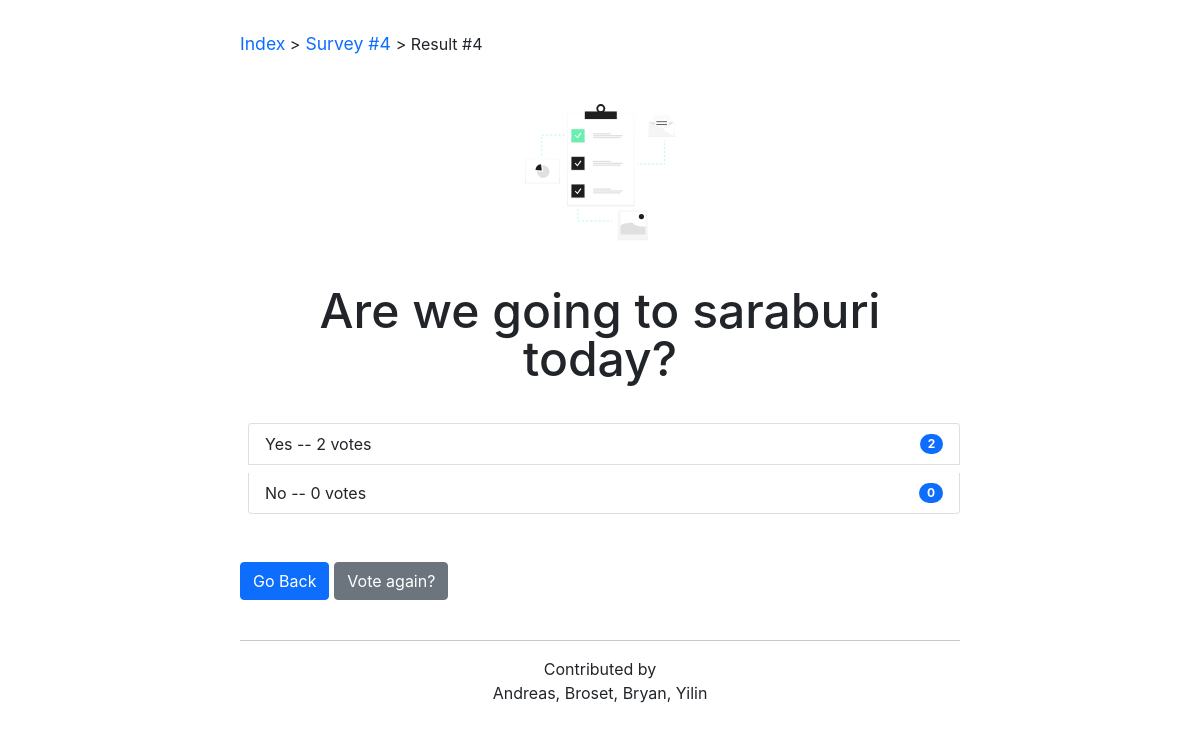
Before: /polls/4/results/ with the older database file.
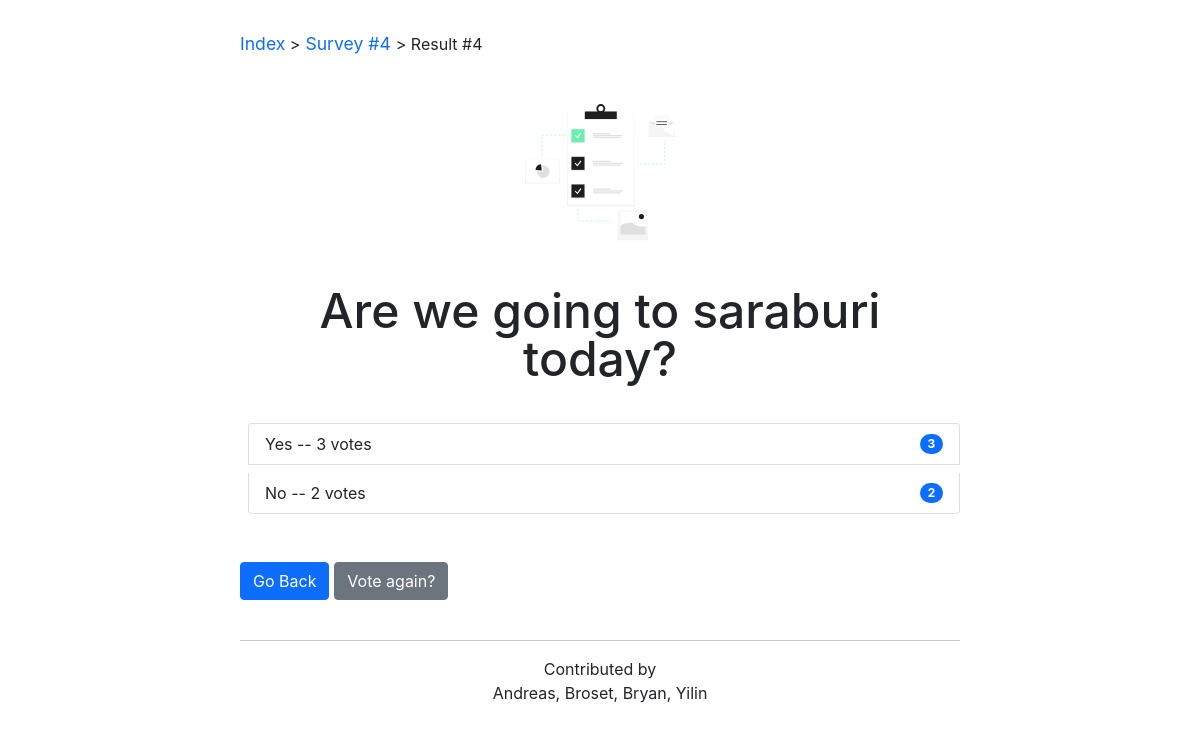
After: the same page with the newer database file.
### polls/models.py (models this page shows, shortened)
class Question(models.Model):
    question_text = models.CharField(max_length=200)
    pub_date = models.DateTimeField('date published')

class Choice(models.Model):
    question = models.ForeignKey(Question, on_delete=models.CASCADE)
    choice_text = models.CharField(max_length=200)
    votes = models.IntegerField(default=0)

### polls/views.py (the view)
# urls.py: path('<int:pk>/results/', views.ResultsView.as_view(), name='results'),
class ResultsView(generic.DetailView):
    model = Question
    template_name = 'polls/results.html'

### polls/templates/polls/results.html
{% extends "polls/base.html" %}
{% block currPage %} <a href="{% url 'polls:index' %}">Index</a> ><a href="{% url 'polls:detail' question.id %}"> Survey #{{question.id}} </a> > Result #{{question.id}}    {% endblock %}
{% block heading1%} {{question.question_text}} {% endblock %}
{% block mainbody %}
<ul class="list-group margin-top">
{% for choice in question.choice_set.all %}
<li class="list-group-item d-flex justify-content-between align-items-center">{{ choice.choice_text }} -- {{ choice.votes }}
vote{{ choice.votes|pluralize }}
<span class="badge bg-primary rounded-pill"> {{choice.votes}} </span>
</li>
{% endfor %}
</ul>
<div class="margin-top d-grid gap-2 d-md-block">
    <a href="{% url 'polls:index' %}"> <button class="btn btn-primary" type="button"> Go Back </button> </a>
    <a class="btn btn-secondary" href="{% url 'polls:detail' question.id %}">Vote
again?</a>
</div>
{% endblock %}

### polls/templates/polls/base.html (shortened to what this page needs)
<!DOCTYPE html>
<html lang="en">
  <head>
    {% load static %}
    <link
      href="https://cdn.jsdelivr.net/npm/bootstrap@5.0.0-beta2/dist/css/bootstrap.min.css"
      rel="stylesheet"
    />
    <link
      rel="stylesheet"
      type="text/css"
      href="{% static 'polls/style.css' %}"
    />
  </head>
  <body>
   <section>
    <p class="margin-bot text-grey">  {% block currPage %} Index {% endblock%}</p>
	<div class="align-center">
    <img class="margin-bot" src="{% static 'polls/images/survey.svg' %}" height="150 px" width="150 px">
    <h1>{% block heading1 %} Polls {% endblock %} </h1>
	</div>
	</section>
	<section>
    {% block mainbody %} {% endblock %}
  </section>
	<section class="margin-top">
      <hr>
      <div class="align-center">
        <p><address>Contributed by <br /> Andreas, Broset, Bryan, Yilin</address></p>
      </div>
    </section>
 </body>
</html>

### polls/static/polls/style.css (style rules this page uses)
:root { -moz-tab-size: 4; -o-tab-size: 4; tab-size: 4; }
html { line-height: 1.15; -webkit-text-size-adjust: 100%; }
html { -webkit-font-smoothing: antialiased; -moz-osx-font-smoothing: grayscale; }
body { font-family: Inter, ui-sans-serif, system-ui, -apple-system, BlinkMacSystemFont, Segoe UI, Roboto, Helvetica Neue, Arial, Noto Sans, sans-serif, Apple Color Emoji, Segoe UI Emoji, Segoe UI Symbol, Noto Color Emoji; margin: 2em 2em 2em 2em; background-color: #FFF; }
h1 { font-size: 3rem; line-height: 1; }
p { font-size: 1rem; line-height: 1.55rem; }
ul, li { margin: 0em 0em 0.5em 0.5em; padding: 0; }
a { font-size: 1.1rem; line-height: 1.55rem; text-decoration: inherit; }
.align-center { text-align: center; }
.margin-top { margin: 5vh 0 0 0; }
.margin-bot { margin: 0 0 5vh 0; }
@media (min-width: 1024px) { body { margin: 2em 20vw 2em 20vw; } }

Changed rows visible on the page:
changed Choice "Yes": votes "2" → "3"
changed Choice "No": votes "0" → "2"
